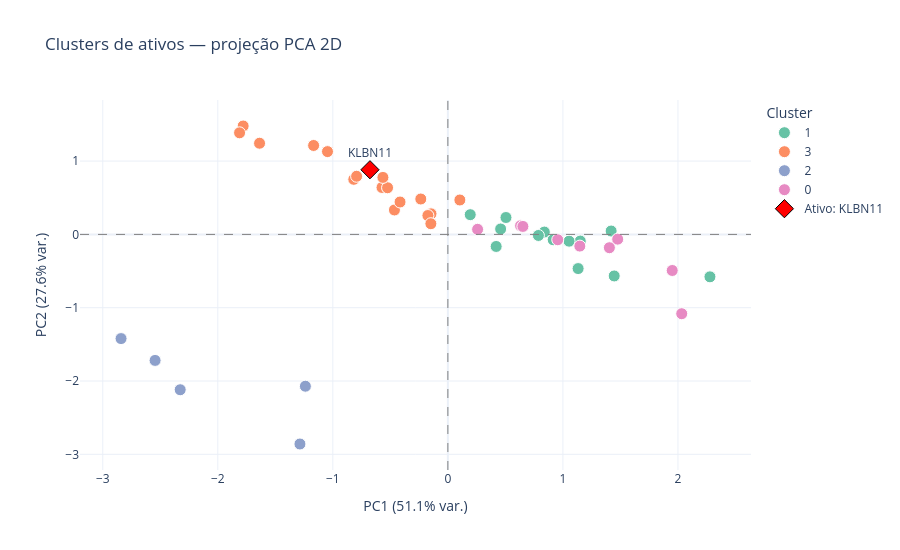

Here is the notebook cell this chart was saved with:
### Code cell
import plotly.express as px
from sklearn.decomposition import PCA

# TODO: Atualizar o número de componentes conforme a quantidade de features utilizadas no estudo.

pca = PCA(n_components=2, random_state=42)
components = pca.fit_transform(X_scaled)

df_4["pca_1"] = components[:, 0]
df_4["pca_2"] = components[:, 1]

ativo_destaque = "KLBN11"
ativo = df_4[df_4["cod"] == ativo_destaque]

var_explained = pca.explained_variance_ratio_

fig = px.scatter(
    df_4,
    x="pca_1",
    y="pca_2",
    color=df_4["cluster"].astype(str),
    hover_name="cod",
    hover_data={
        "cod": True,
        "asset": True,
        "media_ret": ":.4f",
        "std_ret": ":.4f",
        "ma_volume_financeiro": ":.2e",
        "std_volume_financeiro": ":.2e",
        "media_lucro_liquido": ":.2e",
        "std_lucro_liquido": ":.2e",
        "media_divida_liquida": ":.2e",
        "std_divida_liquida": ":.2e",
        
        "pca_1": False,
        "pca_2": False,
    },
    labels={
        "pca_1": f"PC1 ({var_explained[0]:.1%} var.)",
        "pca_2": f"PC2 ({var_explained[1]:.1%} var.)",
        "color": "Cluster",
    },
    title="Clusters de ativos — projeção PCA 2D",
    template="plotly_white",
    color_discrete_sequence=px.colors.qualitative.Set2,
)

fig.add_scatter(
    x=ativo["pca_1"],
    y=ativo["pca_2"],
    mode="markers+text",
    text=ativo["cod"],
    textposition="top center",
    marker=dict(
        size=14,
        color="red",
        symbol="diamond",
        line=dict(width=1, color="black"),
    ),
    name=f"Ativo: {ativo_destaque}",
)

fig.update_traces(
    marker=dict(size=12, line=dict(width=1, color="white")),
    selector=dict(mode="markers"),
)

fig.add_hline(y=0, line_dash="dash", line_color="gray", line_width=1)
fig.add_vline(x=0, line_dash="dash", line_color="gray", line_width=1)


fig.update_layout(
    legend_title_text="Cluster",
    hoverlabel=dict(bgcolor="white", font_size=13),
    height=550,
)

fig.show()

### Figure 1 — Plotly figure (JSON) as saved in the notebook; plotly's stock layout.template omitted (floating-point values rounded to 4 significant figures; data arrays with more than 128 entries replaced by an {"elided": "..."} marker saying what was removed)
{"data": [{"customdata": {"elided": "13x10 mixed values"}, "hovertemplate": "<b>%{hovertext}</b><br><br>Cluster=1<br>cod=%{customdata[0]}<br>asset=%{customdata[1]}<br>media_ret=%{customdata[2]:.4f}<br>std_ret=%{customdata[3]:.4f}<br>ma_volume_financeiro=%{customdata[4]:.2e}<br>std_volume_financeiro=%{customdata[5]:.2e}<br>media_lucro_liquido=%{customdata[6]:.2e}<br>std_lucro_liquido=%{customdata[7]:.2e}<br>media_divida_liquida=%{customdata[8]:.2e}<br>std_divida_liquida=%{customdata[9]:.2e}<extra></extra>", "hovertext": ["PETR4", "PETR3", "B3SA3", "ITSA4", "LREN3", "VALE3", "GGBR4", "CMIG4", "SBSP3", "GOAU4", "MOTV3", "ENEV3", "CPLE3"], "legendgroup": "1", "marker": {"color": "rgb(102,194,165)", "line": {"color": "white", "width": 1}, "size": 12, "symbol": "circle"}, "mode": "markers", "name": "1", "orientation": "v", "showlegend": true, "type": "scatter", "x": [2.278, 1.419, 1.446, 0.4198, 1.132, 1.151, 0.8385, 0.7871, 0.9155, 1.054, 0.5051, 0.4587, 0.1944], "xaxis": "x", "y": [-0.5788, 0.04602, -0.5665, -0.1645, -0.4661, -0.09073, 0.03189, -0.01441, -0.07302, -0.0924, 0.2305, 0.07383, 0.2691], "yaxis": "y"}, {"customdata": {"elided": "18x10 mixed values"}, "hovertemplate": "<b>%{hovertext}</b><br><br>Cluster=3<br>cod=%{customdata[0]}<br>asset=%{customdata[1]}<br>media_ret=%{customdata[2]:.4f}<br>std_ret=%{customdata[3]:.4f}<br>ma_volume_financeiro=%{customdata[4]:.2e}<br>std_volume_financeiro=%{customdata[5]:.2e}<br>media_lucro_liquido=%{customdata[6]:.2e}<br>std_lucro_liquido=%{customdata[7]:.2e}<br>media_divida_liquida=%{customdata[8]:.2e}<br>std_divida_liquida=%{customdata[9]:.2e}<extra></extra>", "hovertext": ["BRAP4", "EQTL3", "KLBN11", "RADL3", "WEGE3", "MULT3", "HYPE3", "SUZB3", "FLRY3", "CSMG3", "EGIE3", "ALOS3", "CPFE3", "TAEE11", "ENGI11", "ISAE4", "VIVT3", "AZZA3"], "legendgroup": "3", "marker": {"color": "rgb(252,141,98)", "line": {"color": "white", "width": 1}, "size": 12, "symbol": "circle"}, "mode": "markers", "name": "3", "orientation": "v", "showlegend": true, "type": "scatter", "x": [-0.1465, -0.5726, -0.6772, -0.1736, -0.1479, -0.2354, -0.5244, 0.1043, -0.8177, -0.5646, -1.78, -0.4645, -1.167, -1.811, -1.046, -1.637, -0.7934, -0.4158], "xaxis": "x", "y": [0.2808, 0.6401, 0.8821, 0.2576, 0.1458, 0.4828, 0.6362, 0.4695, 0.7511, 0.7774, 1.479, 0.3333, 1.213, 1.385, 1.129, 1.244, 0.7931, 0.442], "yaxis": "y"}, {"customdata": [["ABEV3", "AMBEV S/A", 0.0002183, 0.01676, 10640000.0, 13860000.0, 3480000.0, 2128000.0, -8787000.0, 4876000.0], ["BBSE3", "BBSEGURIDADE", 0.0005894, 0.01572, 5016000.0, 2647000.0, 1393000.0, 1607000.0, -1571000.0, 1390000.0], ["TOTS3", "TOTVS", 0.0008281, 0.02372, 3373000.0, 3652000.0, 103500.0, 152300.0, -127000.0, 831100.0], ["SANB11", "SANTANDER BR", 0.0006106, 0.02067, 2408000.0, 2051000.0, 11320000.0, 4037000.0, -26800000.0, 8013000.0], ["PSSA3", "PORTO SEGURO", 0.0008618, 0.01757, 1481000.0, 1325000.0, 415000.0, 464600.0, -1160000.0, 710900.0]], "hovertemplate": "<b>%{hovertext}</b><br><br>Cluster=2<br>cod=%{customdata[0]}<br>asset=%{customdata[1]}<br>media_ret=%{customdata[2]:.4f}<br>std_ret=%{customdata[3]:.4f}<br>ma_volume_financeiro=%{customdata[4]:.2e}<br>std_volume_financeiro=%{customdata[5]:.2e}<br>media_lucro_liquido=%{customdata[6]:.2e}<br>std_lucro_liquido=%{customdata[7]:.2e}<br>media_divida_liquida=%{customdata[8]:.2e}<br>std_divida_liquida=%{customdata[9]:.2e}<extra></extra>", "hovertext": ["ABEV3", "BBSE3", "TOTS3", "SANB11", "PSSA3"], "legendgroup": "2", "marker": {"color": "rgb(141,160,203)", "line": {"color": "white", "width": 1}, "size": 12, "symbol": "circle"}, "mode": "markers", "name": "2", "orientation": "v", "showlegend": true, "type": "scatter", "x": [-1.286, -2.545, -1.239, -2.327, -2.841], "xaxis": "x", "y": [-2.859, -1.719, -2.071, -2.119, -1.421], "yaxis": "y"}, {"customdata": [["PRIO3", "PRIO", 0.002812, 0.03481, 8389000.0, 10050000.0, 422400.0, 1111000.0, 2870000.0, 5952000.0], ["RENT3", "LOCALIZA", 0.0008802, 0.02651, 7465000.0, 4393000.0, 284500.0, 359000.0, 11600000.0, 14630000.0], ["MBRF3", "MARFRIG", 0.001147, 0.03018, 5078000.0, 6445000.0, 245700.0, 1003000.0, 24670000.0, 19810000.0], ["UGPA3", "ULTRAPAR", 0.0009585, 0.03468, 4865000.0, 6880000.0, 413100.0, 403200.0, 9430000.0, 4476000.0], ["CYRE3", "CYRELA REALT", 0.0009783, 0.02852, 3973000.0, 3417000.0, 245300.0, 355100.0, 3552000.0, 1440000.0], ["EMBJ3", "EMBRAER", 0.001149, 0.02854, 3434000.0, 6261000.0, 56620.0, 541200.0, 6237711, 5163000.0], ["DIRR3", "DIRECIONAL", 0.001299, 0.02651, 3284000.0, 3175000.0, 70790.0, 136900.0, 495900.0, 322300.0], ["AXIA3", "AXIA ENERGIA", 0.000955, 0.03087, 3083000.0, 5883000.0, 667900.0, 3846000.0, 42690000.0, 8443000.0], ["YDUQ3", "YDUQS PART", 0.0004766, 0.03397, 2869000.0, 2377000.0, 73890.0, 84350.0, 2180000.0, 1989000.0]], "hovertemplate": "<b>%{hovertext}</b><br><br>Cluster=0<br>cod=%{customdata[0]}<br>asset=%{customdata[1]}<br>media_ret=%{customdata[2]:.4f}<br>std_ret=%{customdata[3]:.4f}<br>ma_volume_financeiro=%{customdata[4]:.2e}<br>std_volume_financeiro=%{customdata[5]:.2e}<br>media_lucro_liquido=%{customdata[6]:.2e}<br>std_lucro_liquido=%{customdata[7]:.2e}<br>media_divida_liquida=%{customdata[8]:.2e}<br>std_divida_liquida=%{customdata[9]:.2e}<extra></extra>", "hovertext": ["PRIO3", "RENT3", "MBRF3", "UGPA3", "CYRE3", "EMBJ3", "DIRR3", "AXIA3", "YDUQ3"], "legendgroup": "0", "marker": {"color": "rgb(231,138,195)", "line": {"color": "white", "width": 1}, "size": 12, "symbol": "circle"}, "mode": "markers", "name": "0", "orientation": "v", "showlegend": true, "type": "scatter", "x": [2.033, 0.6319, 1.404, 1.95, 0.6522, 1.147, 0.2584, 1.476, 0.9552], "xaxis": "x", "y": [-1.082, 0.1167, -0.1817, -0.4922, 0.1087, -0.1595, 0.06931, -0.06459, -0.0729], "yaxis": "y"}, {"marker": {"color": "red", "line": {"color": "black", "width": 1}, "size": 14, "symbol": "diamond"}, "mode": "markers+text", "name": "Ativo: KLBN11", "text": ["KLBN11"], "textposition": "top center", "type": "scatter", "x": [-0.6772], "y": [0.8821]}], "layout": {"height": 550, "hoverlabel": {"bgcolor": "white", "font": {"size": 13}}, "legend": {"title": {"text": "Cluster"}, "tracegroupgap": 0}, "shapes": [{"line": {"color": "gray", "dash": "dash", "width": 1}, "type": "line", "x0": 0, "x1": 1, "xref": "x domain", "y0": 0, "y1": 0, "yref": "y"}, {"line": {"color": "gray", "dash": "dash", "width": 1}, "type": "line", "x0": 0, "x1": 0, "xref": "x", "y0": 0, "y1": 1, "yref": "y domain"}], "title": {"text": "Clusters de ativos — projeção PCA 2D"}, "xaxis": {"anchor": "y", "domain": [0, 1], "title": {"text": "PC1 (51.1% var.)"}}, "yaxis": {"anchor": "x", "domain": [0, 1], "title": {"text": "PC2 (27.6% var.)"}}}}
